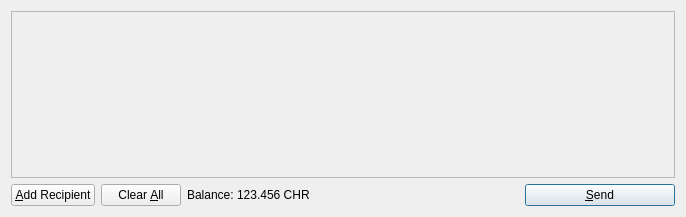
<?xml version="1.0" encoding="UTF-8"?>
<ui version="4.0">
 <class>SendCoinsDialog</class>
 <widget class="QDialog" name="SendCoinsDialog">
  <property name="geometry">
   <rect>
    <x>0</x>
    <y>0</y>
    <width>686</width>
    <height>217</height>
   </rect>
  </property>
  <property name="windowTitle">
   <string>Send Coins</string>
  </property>
  <layout class="QVBoxLayout" name="verticalLayout">
   <item>
    <widget class="QScrollArea" name="scrollArea">
     <property name="widgetResizable">
      <bool>true</bool>
     </property>
     <widget class="QWidget" name="scrollAreaWidgetContents">
      <property name="geometry">
       <rect>
        <x>0</x>
        <y>0</y>
        <width>666</width>
        <height>165</height>
       </rect>
      </property>
      <layout class="QVBoxLayout" name="verticalLayout_2">
       <property name="margin">
        <number>0</number>
       </property>
       <item>
        <layout class="QVBoxLayout" name="entries">
         <property name="spacing">
          <number>6</number>
         </property>
        </layout>
       </item>
       <item>
        <spacer name="verticalSpacer">
         <property name="orientation">
          <enum>Qt::Vertical</enum>
         </property>
         <property name="sizeHint" stdset="0">
          <size>
           <width>20</width>
           <height>40</height>
          </size>
         </property>
        </spacer>
       </item>
      </layout>
     </widget>
    </widget>
   </item>
   <item>
    <layout class="QHBoxLayout" name="horizontalLayout">
     <item>
      <widget class="QPushButton" name="addButton">
       <property name="toolTip">
        <string>Send to multiple recipients at once</string>
       </property>
       <property name="text">
        <string>&amp;Add Recipient</string>
       </property>
       <property name="icon">
        <iconset resource="../bitcoin.qrc">
         <normaloff>:/icons/add</normaloff>:/icons/add</iconset>
       </property>
       <property name="autoDefault">
        <bool>false</bool>
       </property>
      </widget>
     </item>
     <item>
      <widget class="QPushButton" name="clearButton">
       <property name="sizePolicy">
        <sizepolicy hsizetype="Minimum" vsizetype="Fixed">
         <horstretch>0</horstretch>
         <verstretch>0</verstretch>
        </sizepolicy>
       </property>
       <property name="toolTip">
        <string>Remove all transaction fields</string>
       </property>
       <property name="text">
        <string>Clear &amp;All</string>
       </property>
       <property name="icon">
        <iconset resource="../bitcoin.qrc">
         <normaloff>:/icons/remove</normaloff>:/icons/remove</iconset>
       </property>
       <property name="autoRepeatDelay">
        <number>300</number>
       </property>
       <property name="autoDefault">
        <bool>false</bool>
       </property>
      </widget>
     </item>
     <item>
      <layout class="QHBoxLayout" name="horizontalLayout_2">
       <property name="spacing">
        <number>3</number>
       </property>
       <item>
        <widget class="QLabel" name="label">
         <property name="text">
          <string>Balance:</string>
         </property>
        </widget>
       </item>
       <item>
        <widget class="QLabel" name="labelBalance">
         <property name="cursor">
          <cursorShape>IBeamCursor</cursorShape>
         </property>
         <property name="text">
          <string>123.456 CHR</string>
         </property>
         <property name="textInteractionFlags">
          <set>Qt::LinksAccessibleByMouse|Qt::TextSelectableByKeyboard|Qt::TextSelectableByMouse</set>
         </property>
        </widget>
       </item>
      </layout>
     </item>
     <item>
      <spacer name="horizontalSpacer">
       <property name="orientation">
        <enum>Qt::Horizontal</enum>
       </property>
       <property name="sizeHint" stdset="0">
        <size>
         <width>40</width>
         <height>20</height>
        </size>
       </property>
      </spacer>
     </item>
     <item>
      <widget class="QPushButton" name="sendButton">
       <property name="minimumSize">
        <size>
         <width>150</width>
         <height>0</height>
        </size>
       </property>
       <property name="toolTip">
        <string>Confirm the send action</string>
       </property>
       <property name="text">
        <string>&amp;Send</string>
       </property>
       <property name="icon">
        <iconset resource="../bitcoin.qrc">
         <normaloff>:/icons/send</normaloff>:/icons/send</iconset>
       </property>
       <property name="default">
        <bool>true</bool>
       </property>
      </widget>
     </item>
    </layout>
   </item>
  </layout>
 </widget>
 <resources>
  <include location="../bitcoin.qrc"/>
 </resources>
 <connections/>
</ui>
